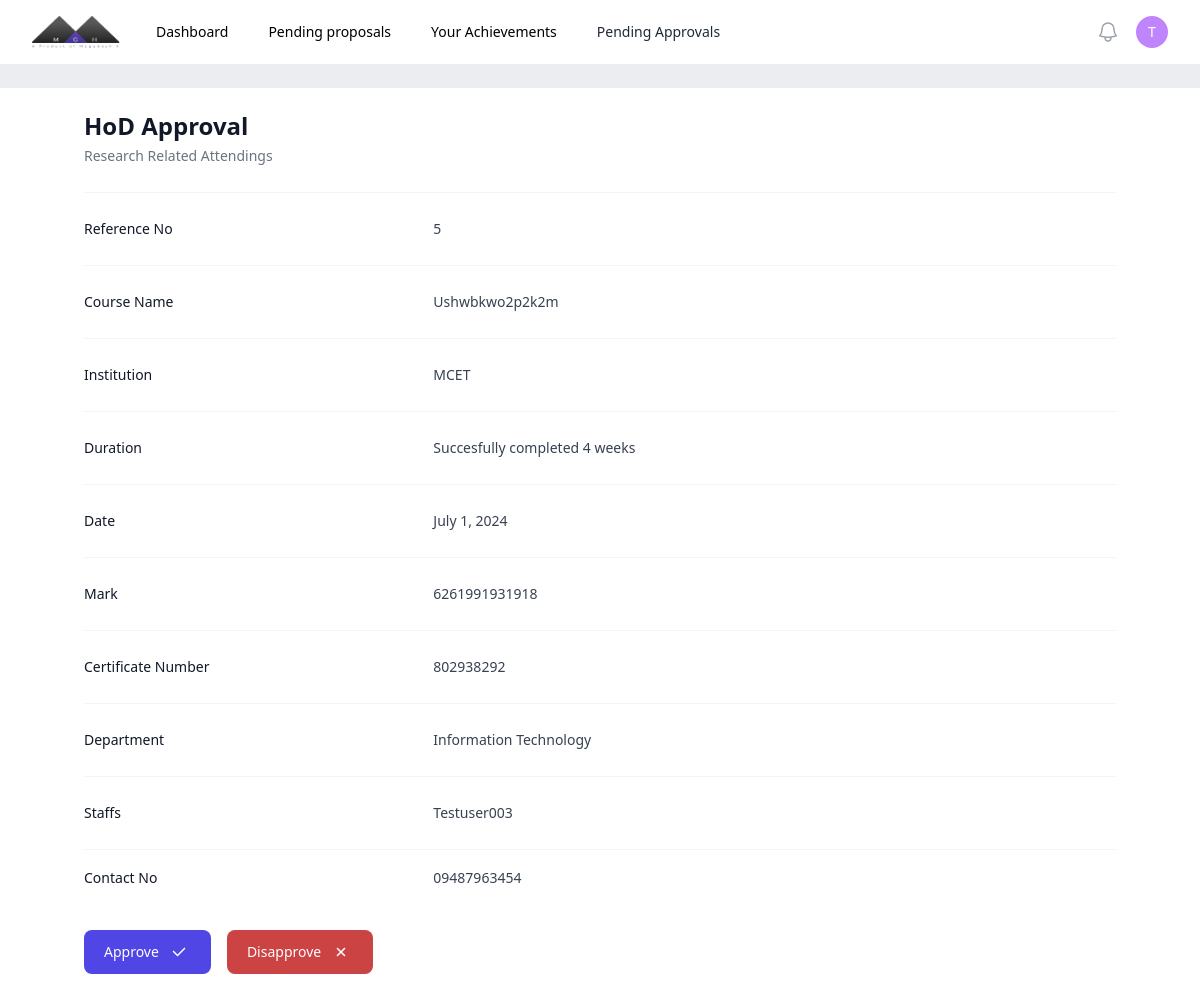
/approvalapplication/r2/5/ (signed in), run on the app's committed database.
### authentication/models.py (models this page shows)
class staff(AbstractUser):
    dept = models.ForeignKey(department, on_delete=models.CASCADE, null=True, blank=True)
    designation = models.CharField(max_length=20)
    phone = models.CharField(max_length=20)
    def __str__(self):
        return self.username

class department(models.Model):
    name = models.CharField(max_length=50)
    hod = models.OneToOneField('staff', on_delete=models.SET_NULL, null=True, blank=True, related_name='hod')
    def __str__(self):
        return self.name

### central/models.py (models this page shows, shortened)
class r2(models.Model):
    durations = [
        ("Succesfully completed 4 weeks", "Succesfully completed 4 weeks"),
        ("Succesfully completed 8 weeks", "Succesfully completed 8 weeks"),
        ("Succesfully completed 12 weeks", "Succesfully completed 12 weeks")
    ]
    coursename = models.CharField(max_length=50)
    duration = models.CharField(max_length=50, choices=durations)
    mark = models.PositiveIntegerField()
    institution = models.CharField(max_length=75)
    certificateno = models.CharField(max_length=35, unique=True)
    staffs = models.ForeignKey(staff, on_delete=models.CASCADE, null=True)
    department = models.ForeignKey(department, on_delete=models.SET_NULL, null=True)
    date = models.DateField()
    hodapproval = models.BooleanField(verbose_name="HoD Approval Status", default=False, null=True)
    controller = models.BooleanField(verbose_name="Controller Approval Status", default=False, null=True)
    class Meta:
        verbose_name = 'Research Related Course'
        verbose_name_plural = 'Research Related Courses'

### controller/decorator.py (the view)
    def wrapper(request, *args, **kwargs):
        if request.user.groups.filter(Q(name='HoD') | Q(name='Controller')).exists():
            return view(request, *args, **kwargs)
        else:
            return HttpResponse("Your are restricted from viewing this page")

### controller/decorator.py (called while the page is built)
def is_moderator(view):
    def wrapper(request, *args, **kwargs):
        if request.user.groups.filter(Q(name='HoD') | Q(name='Controller')).exists():
            return view(request, *args, **kwargs)
        else:
            return HttpResponse("Your are restricted from viewing this page")
    return wrapper

### controller/views.py (called while the page is built)
@is_moderator
def approvalapplication(request, category,id):
    obj = centralmodels[category].objects.get(id=id)
    return render(request, f'controller/applications/{category}_application.html', {'object': obj})

### controller/templates/controller/applications/r2_application.html (shortened to what this page needs)
{% load static tailwind_tags %}
<!DOCTYPE html>
<html lang="en">
<head>
    {% tailwind_css %}
</head>
<body class="bg-[#ebedf0]">
  {% include 'central/nav.html' %}
  <div class="bg-white min-w-full mt-6 ">
    <div class="bg-white max-w-[90%] rounded-md p-6 mx-auto">
        <div class="px-4 sm:px-0">
          <h3 class="text-2xl font-semibold leading-7 text-gray-900">{{request.user.groups.first}} Approval</h3>
          <p class="mt-1 max-w-2xl text-sm leading-6 text-gray-500">Research Related Attendings</p>
        </div>
        <div class="mt-6 border-t border-gray-100">
          <dl class="divide-y divide-gray-100">
            <div class="px-4 py-6 sm:grid sm:grid-cols-3 sm:gap-4 sm:px-0">
              <dt class="text-sm font-medium leading-6 text-gray-900">Reference No</dt>
              <dd class="mt-1 text-sm leading-6 text-gray-700 sm:col-span-2 sm:mt-0">{{object.id}}</dd>
            </div>
            <div class="px-4 py-6 sm:grid sm:grid-cols-3 sm:gap-4 sm:px-0">
              <dt class="text-sm font-medium leading-6 text-gray-900">Course Name</dt>
              <dd class="mt-1 text-sm leading-6 text-gray-700 sm:col-span-2 sm:mt-0">{{object.coursename}}</dd>
            </div>
            <div class="px-4 py-6 sm:grid sm:grid-cols-3 sm:gap-4 sm:px-0">
              <dt class="text-sm font-medium leading-6 text-gray-900">Institution</dt>
              <dd class="mt-1 text-sm leading-6 text-gray-700 sm:col-span-2 sm:mt-0">{{object.institution}}</dd>
            </div>
            <div class="px-4 py-6 sm:grid sm:grid-cols-3 sm:gap-4 sm:px-0">
              <dt class="text-sm font-medium leading-6 text-gray-900">Duration</dt>
              <dd class="mt-1 text-sm leading-6 text-gray-700 sm:col-span-2 sm:mt-0">{{object.duration}}</dd>
            </div>
            <div class="px-4 py-6 sm:grid sm:grid-cols-3 sm:gap-4 sm:px-0">
              <dt class="text-sm font-medium leading-6 text-gray-900">Date</dt>
              <dd class="mt-1 text-sm leading-6 text-gray-700 sm:col-span-2 sm:mt-0">{{object.date}}</dd>
            </div>
            <div class="px-4 py-6 sm:grid sm:grid-cols-3 sm:gap-4 sm:px-0">
              <dt class="text-sm font-medium leading-6 text-gray-900">Mark</dt>
              <dd class="mt-1 text-sm leading-6 text-gray-700 sm:col-span-2 sm:mt-0">{{object.mark}}</dd>
            </div>
            <div class="px-4 py-6 sm:grid sm:grid-cols-3 sm:gap-4 sm:px-0">
              <dt class="text-sm font-medium leading-6 text-gray-900">Certificate Number</dt>
              <dd class="mt-1 text-sm leading-6 text-gray-700 sm:col-span-2 sm:mt-0">{{object.certificateno}}</dd>
            </div>
            <div class="px-4 py-6 sm:grid sm:grid-cols-3 sm:gap-4 sm:px-0">
              <dt class="text-sm font-medium leading-6 text-gray-900">Department</dt>
              <dd class="mt-1 text-sm leading-6 text-gray-700 sm:col-span-2 sm:mt-0">{{object.department}}</dd>
            </div>
            <div class="px-4 py-6 sm:grid sm:grid-cols-3 sm:gap-4 sm:px-0">
              <dt class="text-sm font-medium leading-6 text-gray-900">Staffs</dt>
              <dd class="mt-1 text-sm leading-6 text-gray-700 sm:col-span-2 sm:mt-0">
                {{object.staffs}}
              </dd>
            </div>
            <div class="px-4 py-4 sm:grid sm:grid-cols-3 sm:gap-4 sm:px-0">
              <dt class="text-sm font-medium leading-6 text-gray-900">Contact No</dt>
              <dd class="mt-1 text-sm leading-6 text-gray-700 sm:col-span-2 sm:mt-0">
                {{object.staffs.phone}}
              </dd>
            </div>
          </dl>
        </div>
        <div class="mt-6 flex gap-2">
          <a href="{% url 'approve' category='r2' id=object.id %}">
            <button type="button" class=" flex gap-2 items-center justify-between text-white bg-[#4f46e5] hover:bg-[#645cff] focus:ring-4 focus:ring-blue-300 font-medium rounded-lg text-sm px-5 py-2.5 me-2 mb-2 dark:bg-blue-600 dark:hover:bg-blue-700 focus:outline-none dark:focus:ring-blue-800">
                Approve
                <img src="{% static 'images/Check.svg' %}" class="min-w-[20px] min-h-[20px]">
            </button>
          </a>
          <a href="/">
            <button type="button" class=" flex gap-2 items-center justify-between text-white bg-[#cb4343] hover:bg-[#e65151] focus:ring-4 focus:ring-blue-300 font-medium rounded-lg text-sm px-5 py-2.5 me-2 mb-2 dark:bg-blue-600 dark:hover:bg-blue-700 focus:outline-none dark:focus:ring-blue-800">
                Disapprove
                <img src="{% static 'images/Cross.svg' %}" class="min-w-[20px] min-h-[20px]">
            </button>
          </a>
        </div>
      </div>
  </div>
</body>
</html>

### central/templates/central/nav.html (shortened to what this page needs)
{% load static %}
<nav class="bg-white">
     <div class="mx-auto max-w-7xl px-2 sm:px-6 lg:px-8">
       <div class="relative flex h-16 items-center justify-between">
         <div class="flex flex-1 items-center justify-center sm:items-stretch sm:justify-start">
           <div class="flex flex-shrink-0 items-center">
             <img class="h-8 w-auto" src="{% static 'images/logo.png' %}" alt="Your Company">
           </div>
           <div class="hidden sm:ml-6 sm:block">
             <div class="flex space-x-4">
               <a href="/" class="rounded-md px-3 py-2 text-sm font-medium text-black hover:bg-gray-100" aria-current="page">Dashboard</a>
               <a href="/pendingproposals" class="rounded-md px-3 py-2 text-sm font-medium text-black hover:bg-gray-100 hover:text-black">Pending proposals</a>
               <a href="/achievements" class="rounded-md px-3 py-2 text-sm font-medium text-black hover:bg-gray-100 hover:text-black">Your Achievements</a>
               {% if request.user.groups.first.name == 'Controller' or request.user.groups.first.name == 'HoD'%}
               <a href="/pendingapprovals" class="block rounded-md px-3 py-2 text-sm font-medium text-gray-800 hover:bg-slate-100 hover:text-black">Pending Approvals</a>
               {% endif %}
             </div>
           </div>
         </div>
         <div class="absolute inset-y-0 right-0 flex items-center pr-2 sm:static sm:inset-auto sm:ml-6 sm:pr-0">
           <button type="button" class="relative rounded-full p-1 text-gray-400 hover:text-black focus:outline-none focus:ring-2 focus:ring-white focus:ring-offset-2 focus:ring-offset-gray-800">
             <span class="absolute -inset-1.5"></span>
           </button>
           <div class="relative ml-3">
             <div>
               <button type="button" class="min-w-8 min-h-8 flex items-center justify-center relative rounded-full text-sm border-none focus:outline-none" id="user-menu-button" aria-expanded="false" aria-haspopup="true">
                 <div class="">
                    <p class="text-white font-medium">{{request.user.username|make_list|first}}</p>
                 </div>
               </button>
             </div>
           </div>
         </div>
       </div>
     </div>
   </nav>

### data on the page
staff: user.username|make_list "T", user.groups.first "HoD"
r2: id "5", coursename "Ushwbkwo2p2k2m", institution "MCET", duration "Succesfully completed 4 weeks", date "July 1, 2024", mark "6261991931918", certificateno "802938292", department "Information Technology", staffs "Testuser003", staffs.phone "09487963454"
